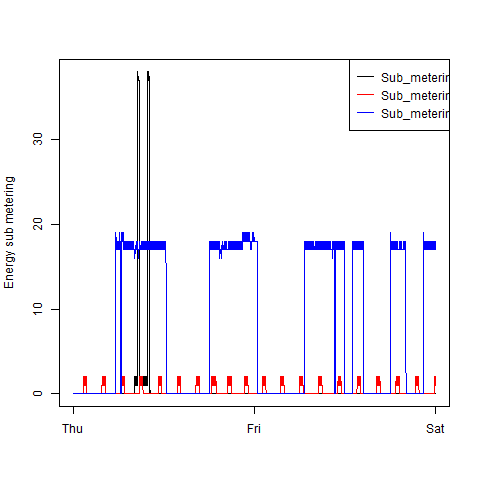

Source code (R):
# Read in the data
data <- read.table("data.txt", header = TRUE, sep = ";")

# Construct the full date-time in one value
dates <- paste(data[,1], "-", data[,2], sep = "")
data[,1] <- as.POSIXct(strptime(dates, format="%d/%m/%Y-%H:%M:%S"))

# Prepare the device
png(filename = "plot3.png", width = 480, height = 480, units = "px", pointsize = 12)

# Plot the data
plot(data[,1],data[,7], type = "l", xlab = "", ylab = "Energy sub metering")
lines(data[,1],data[,8], type = "l", col = "red")
lines(data[,1],data[,9], type = "l", col = "blue")

# Define the legend
myLeg <- c(names(data)[7], names(data)[8], names(data)[9])
myCols <- c("black", "red", "blue")
legend("topright", legend = myLeg, lwd=1, col = myCols)

# Close the device
dev.off()

